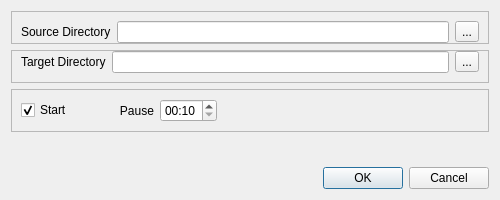
<?xml version="1.0" encoding="UTF-8"?>
<ui version="4.0">
 <class>AddJobDialog</class>
 <widget class="QDialog" name="AddJobDialog">
  <property name="geometry">
   <rect>
    <x>0</x>
    <y>0</y>
    <width>500</width>
    <height>200</height>
   </rect>
  </property>
  <property name="font">
   <font>
    <family>Noto Sans UI</family>
   </font>
  </property>
  <property name="windowTitle">
   <string>Dialog</string>
  </property>
  <layout class="QGridLayout" name="gridLayout">
   <item row="2" column="0">
    <widget class="QFrame" name="targetDirectory">
     <property name="frameShape">
      <enum>QFrame::StyledPanel</enum>
     </property>
     <property name="frameShadow">
      <enum>QFrame::Raised</enum>
     </property>
     <layout class="QHBoxLayout" name="horizontalLayout_2">
      <property name="topMargin">
       <number>0</number>
      </property>
      <item>
       <widget class="QLabel" name="targetLabel">
        <property name="text">
         <string>Target Directory</string>
        </property>
       </widget>
      </item>
      <item>
       <widget class="QLineEdit" name="targetEdit"/>
      </item>
      <item>
       <widget class="QToolButton" name="targetDialogButton">
        <property name="text">
         <string>...</string>
        </property>
       </widget>
      </item>
     </layout>
    </widget>
   </item>
   <item row="4" column="0">
    <spacer name="verticalSpacer">
     <property name="orientation">
      <enum>Qt::Vertical</enum>
     </property>
     <property name="sizeHint" stdset="0">
      <size>
       <width>20</width>
       <height>40</height>
      </size>
     </property>
    </spacer>
   </item>
   <item row="5" column="0" alignment="Qt::AlignBottom">
    <widget class="QDialogButtonBox" name="buttonBox">
     <property name="inputMethodHints">
      <set>Qt::ImhDialableCharactersOnly</set>
     </property>
     <property name="orientation">
      <enum>Qt::Horizontal</enum>
     </property>
     <property name="standardButtons">
      <set>QDialogButtonBox::Cancel|QDialogButtonBox::Ok</set>
     </property>
     <property name="centerButtons">
      <bool>false</bool>
     </property>
    </widget>
   </item>
   <item row="3" column="0">
    <widget class="QFrame" name="frame">
     <property name="frameShape">
      <enum>QFrame::StyledPanel</enum>
     </property>
     <property name="frameShadow">
      <enum>QFrame::Raised</enum>
     </property>
     <layout class="QHBoxLayout" name="horizontalLayout_3">
      <item>
       <widget class="QCheckBox" name="startBox">
        <property name="text">
         <string>Start</string>
        </property>
        <property name="checked">
         <bool>true</bool>
        </property>
       </widget>
      </item>
      <item>
       <spacer name="horizontalSpacer">
        <property name="orientation">
         <enum>Qt::Horizontal</enum>
        </property>
        <property name="sizeType">
         <enum>QSizePolicy::Fixed</enum>
        </property>
        <property name="sizeHint" stdset="0">
         <size>
          <width>40</width>
          <height>20</height>
         </size>
        </property>
       </spacer>
      </item>
      <item>
       <widget class="QLabel" name="pauseLabel">
        <property name="toolTip">
         <string>Pause between the scans.</string>
        </property>
        <property name="text">
         <string>Pause</string>
        </property>
        <property name="alignment">
         <set>Qt::AlignRight|Qt::AlignTrailing|Qt::AlignVCenter</set>
        </property>
       </widget>
      </item>
      <item>
       <widget class="QTimeEdit" name="pauseEdit">
        <property name="currentSection">
         <enum>QDateTimeEdit::MinuteSection</enum>
        </property>
        <property name="displayFormat">
         <string>mm:ss</string>
        </property>
        <property name="time">
         <time>
          <hour>0</hour>
          <minute>0</minute>
          <second>10</second>
         </time>
        </property>
       </widget>
      </item>
      <item>
       <spacer name="horizontalSpacer_2">
        <property name="orientation">
         <enum>Qt::Horizontal</enum>
        </property>
        <property name="sizeType">
         <enum>QSizePolicy::Expanding</enum>
        </property>
        <property name="sizeHint" stdset="0">
         <size>
          <width>40</width>
          <height>20</height>
         </size>
        </property>
       </spacer>
      </item>
     </layout>
    </widget>
   </item>
   <item row="1" column="0">
    <widget class="QFrame" name="sourceDirectory">
     <property name="sizePolicy">
      <sizepolicy hsizetype="Minimum" vsizetype="Minimum">
       <horstretch>0</horstretch>
       <verstretch>0</verstretch>
      </sizepolicy>
     </property>
     <property name="frameShape">
      <enum>QFrame::StyledPanel</enum>
     </property>
     <property name="frameShadow">
      <enum>QFrame::Raised</enum>
     </property>
     <layout class="QHBoxLayout" name="horizontalLayout">
      <property name="bottomMargin">
       <number>0</number>
      </property>
      <item>
       <widget class="QLabel" name="sourceLabel">
        <property name="text">
         <string>Source Directory</string>
        </property>
       </widget>
      </item>
      <item>
       <widget class="QLineEdit" name="sourceEdit"/>
      </item>
      <item>
       <widget class="QToolButton" name="sourceDialogButton">
        <property name="text">
         <string>...</string>
        </property>
       </widget>
      </item>
     </layout>
    </widget>
   </item>
  </layout>
 </widget>
 <resources/>
 <connections>
  <connection>
   <sender>buttonBox</sender>
   <signal>accepted()</signal>
   <receiver>AddJobDialog</receiver>
   <slot>accept()</slot>
   <hints>
    <hint type="sourcelabel">
     <x>248</x>
     <y>254</y>
    </hint>
    <hint type="destinationlabel">
     <x>157</x>
     <y>274</y>
    </hint>
   </hints>
  </connection>
  <connection>
   <sender>buttonBox</sender>
   <signal>rejected()</signal>
   <receiver>AddJobDialog</receiver>
   <slot>reject()</slot>
   <hints>
    <hint type="sourcelabel">
     <x>316</x>
     <y>260</y>
    </hint>
    <hint type="destinationlabel">
     <x>286</x>
     <y>274</y>
    </hint>
   </hints>
  </connection>
 </connections>
</ui>
